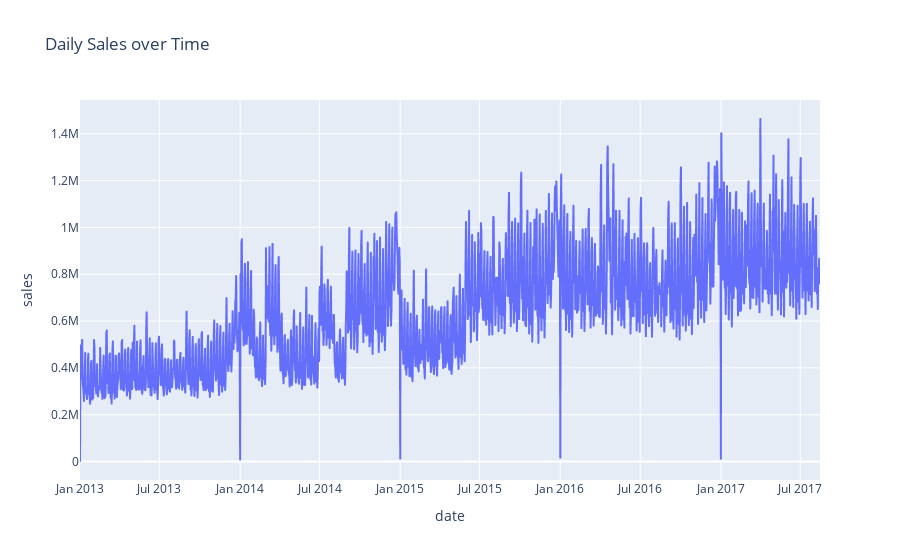

Notebook source saved alongside this figure:
### Markdown cell above
# Seasonality EDA

### Code cell
# sales over time
px.line(daily_sales, x='date', y='sales',title = "Daily Sales over Time")

### Figure 1 — Plotly figure (JSON) as saved in the notebook; plotly's stock layout.template omitted (floating-point values rounded to 4 significant figures; data arrays with more than 128 entries replaced by an {"elided": "..."} marker saying what was removed)
{"data": [{"hovertemplate": "date=%{x}<br>sales=%{y}<extra></extra>", "legendgroup": "", "line": {"color": "#636efa", "dash": "solid"}, "marker": {"symbol": "circle"}, "mode": "lines", "name": "", "showlegend": false, "type": "scattergl", "x": {"elided": "1684 str values"}, "xaxis": "x", "y": {"elided": "1684 float values"}, "yaxis": "y"}], "layout": {"legend": {"tracegroupgap": 0}, "title": {"text": "Daily Sales over Time"}, "xaxis": {"anchor": "y", "domain": [0, 1], "title": {"text": "date"}}, "yaxis": {"anchor": "x", "domain": [0, 1], "title": {"text": "sales"}}}}
